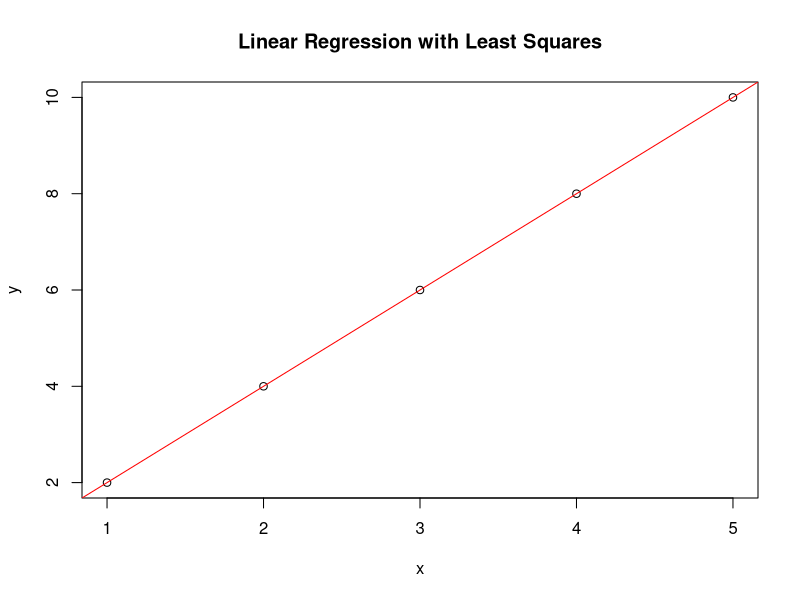

The R script that drew this image:
# some example data
x <- c(1, 2, 3, 4, 5)
y <- c(2, 4, 6, 8, 10)

# linear regression using least squares
fit <- lm(y ~ x)

# Print the summary of the regression model
summary(fit)

# Plot the data and the regression line
plot(x, y, main="Linear Regression with Least Squares", xlab="x", ylab="y")
abline(fit, col="red")
